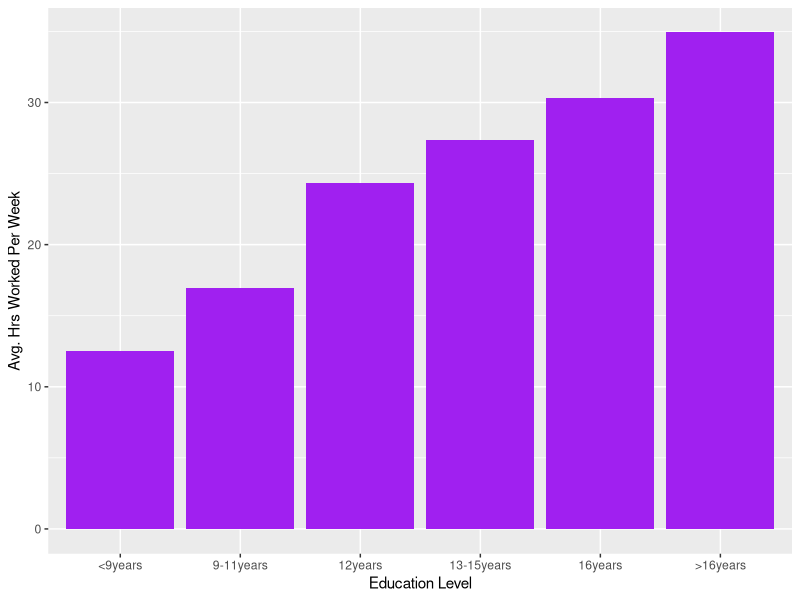
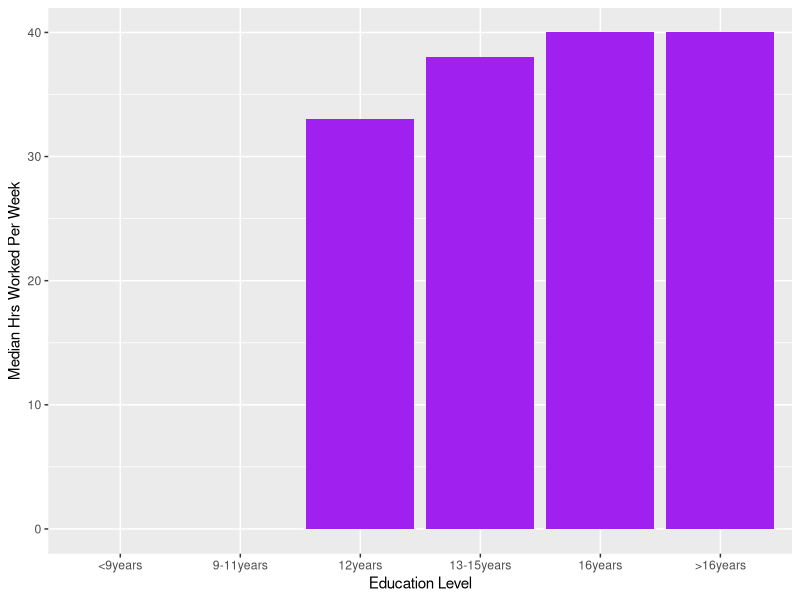
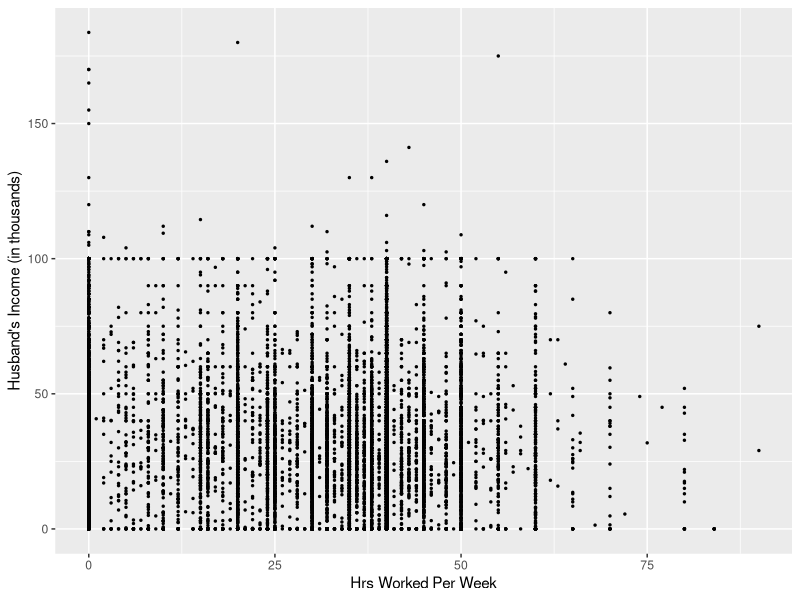
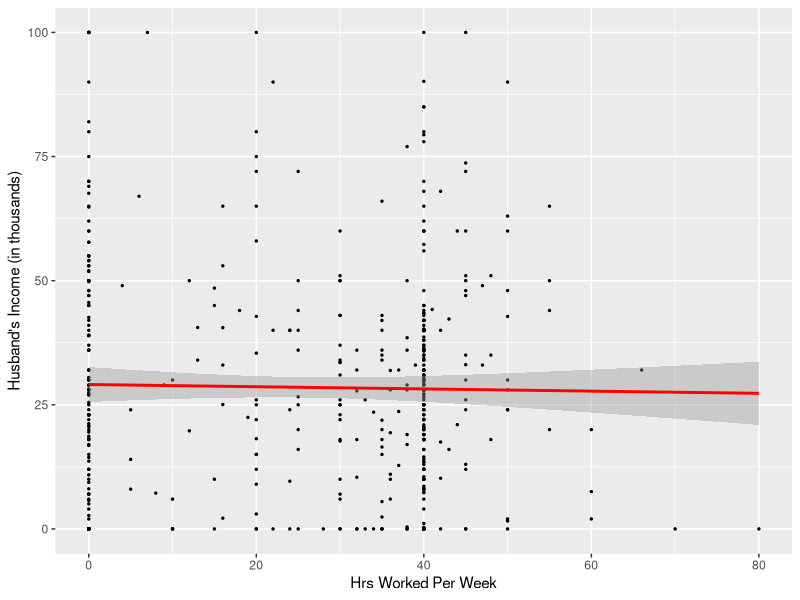

Here is the R script that generated these plots, in order:
data <- read.csv("HI.csv")
library(ggplot2)
library(dplyr)

#create levels for the factor variable "Education"
education_order <- c("<9years", "9-11years", "12years", "13-15years", "16years", ">16years")

#make a new df for mean hours worked per education level
data_summary <- data |>
  group_by(education) |>
  summarise(mean_whrswk = mean(whrswk)) |>
  mutate(education = factor(education, levels = education_order))

#First plot: Histogram
ggplot(data_summary, aes(x = education, y = mean_whrswk)) + 
  geom_col(fill = "purple") +
  labs(x = "Education Level", y = "Avg. Hrs Worked Per Week")

#Second plot: what if we use median hours worked instead?
data_median <- data |>
  group_by(education) |>
  summarise(median_whrswk = median(whrswk)) |>
  mutate(education = factor(education, levels = education_order))

ggplot(data_median, aes(x = education, y = median_whrswk)) + 
  geom_col(fill = "purple") +
  labs(x = "Education Level", y = "Median Hrs Worked Per Week")

#Third plot: Scatterplot (full dataset)
ggplot(data, aes(x = whrswk, y = husby)) +
  geom_point(size = 0.5) +
  labs(x = "Hrs Worked Per Week", y = "Husband's Income (in thousands)")

#Fourth plot: Scatterplot with a sample of the dataset and correlation line
data_sample <- data |>
  sample_n(500)

ggplot(data_sample, aes(x = whrswk, y = husby)) +
  geom_point(size = 0.5) +
  geom_smooth(method = "lm", color = "red", se = T) +
  labs(x = "Hrs Worked Per Week", y = "Husband's Income (in thousands)")

cor(data$whrswk, data$husby) #equals 0.019
